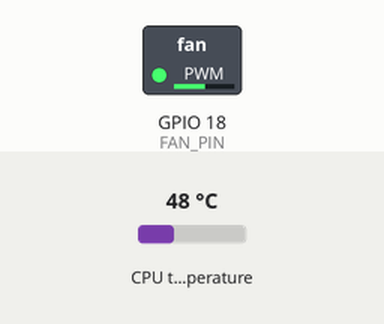
The program below on a simulated Raspberry Pi (BCM pin numbers). Parts: switched loads named in the program (green lamp = pin HIGH). The test bench sets the inputs (shaded band); at power-on: CPU temperature 48 °C.

Above: at 1.2 s.
1.3 s: CPU temperature set to 31 °C
At 2.5 s:
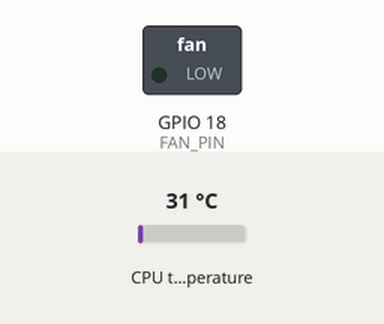
3.5 s: CPU temperature set to 41 °C
5.2 s: CPU temperature set to 44 °C
At 6.6 s:
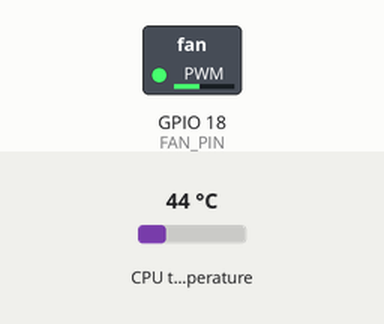
7.6 s: CPU temperature set to 71 °C
At 9.2 s:
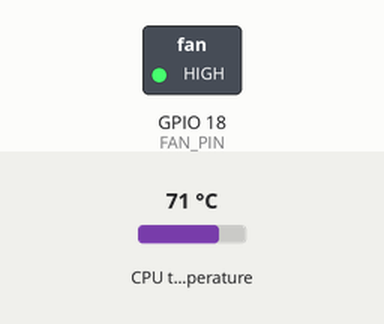
9.6 s: CPU temperature set to 42 °C
At 10.6 s:
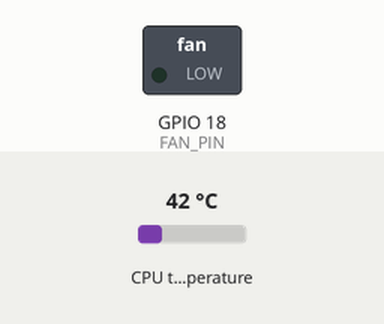
11.6 s: CPU temperature set to 84 °C
At 13.3 s:
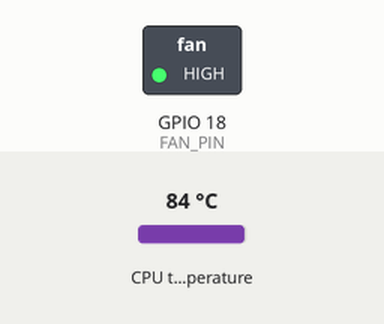
Timing chart, 0 to 14.6 s (numbered marks = the images above; inputs shaded):
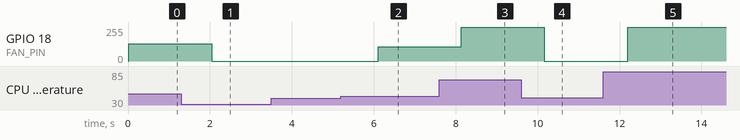

The program:

fan-pwm.py
```python
# Script taken and modified from DriftKingTw's Blog: https://blog.driftking.tw/en/2019/11/Using-Raspberry-Pi-to-Control-a-PWM-Fan-and-Monitor-its-Speed/

import RPi.GPIO as GPIO
import time
import signal
import sys
import os

# Configuration
FAN_PIN = 18            # BCM pin used to drive PWM fan
WAIT_TIME = 1           # [s] Time to wait between each refresh
PWM_FREQ = 25           # [kHz] 25kHz for Noctua PWM control

# Configurable temperature and fan speed
MIN_TEMP = 43
MAX_TEMP = 70
FAN_LOW = 40
FAN_HIGH = 100
FAN_OFF = 0
FAN_MAX = 100

# Get CPU's temperature
def getCpuTemperature():
    res = os.popen('vcgencmd measure_temp').readline()
    temp =(res.replace("temp=","").replace("'C\n",""))
    #print("temp is {0}".format(temp)) # Uncomment for testing
    return temp

# Set fan speed
def setFanSpeed(speed):
    fan.start(speed)
    return()

# Handle fan speed
def handleFanSpeed():
    temp = float(getCpuTemperature())
    # Turn off the fan if temperature is below MIN_TEMP
    if temp < MIN_TEMP:
        setFanSpeed(FAN_OFF)
        #print("Fan OFF") # Uncomment for testing
    # Set fan speed to MAXIMUM if the temperature is above MAX_TEMP
    elif temp > MAX_TEMP:
        setFanSpeed(FAN_MAX)
        #print("Fan MAX") # Uncomment for testing
    # Caculate dynamic fan speed
    else:
        step = (FAN_HIGH - FAN_LOW)/(MAX_TEMP - MIN_TEMP)
        temp -= MIN_TEMP
        setFanSpeed(FAN_LOW + ( round(temp) * step ))
        #print(FAN_LOW + ( round(temp) * step )) # Uncomment for testing
    return ()

try:
    # Setup GPIO pin
    GPIO.setwarnings(False)
    GPIO.setmode(GPIO.BCM)
    GPIO.setup(FAN_PIN, GPIO.OUT, initial=GPIO.LOW)
    fan = GPIO.PWM(FAN_PIN,PWM_FREQ)
    setFanSpeed(FAN_OFF)
    # Handle fan speed every WAIT_TIME sec
    while True:
        handleFanSpeed()
        time.sleep(WAIT_TIME)

except KeyboardInterrupt: # trap a CTRL+C keyboard interrupt
    setFanSpeed(FAN_HIGH)
    #GPIO.cleanup() # resets all GPIO ports used by this function
```

Measured:
- the behaviour switches between 42 and 43 °C on CPU temperature (found by bisection; images 1 and 2)
- after the input at 1.3 s, GPIO 18 (FAN_PIN): 130/255 → 0/255 after 0.75 s
- after the input at 3.5 s, every drawn part: stays the same
- after the input at 5.2 s, GPIO 18 (FAN_PIN): 0/255 → 108/255 after 0.91 s
- after the input at 7.6 s, GPIO 18 (FAN_PIN): 108/255 → 255/255 after 0.54 s
- after the input at 9.6 s, GPIO 18 (FAN_PIN): 255/255 → 0/255 after 0.57 s
- after the input at 11.6 s, GPIO 18 (FAN_PIN): 0/255 → 255/255 after 0.60 s
